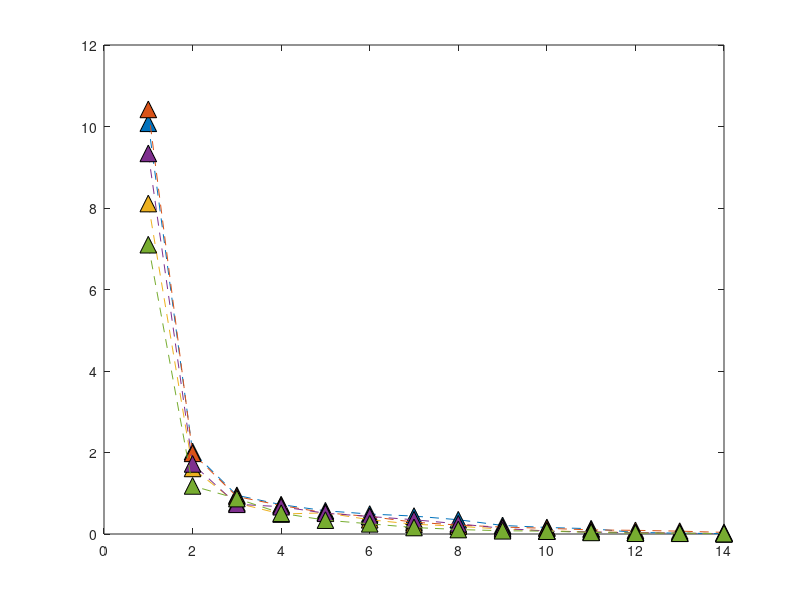

This figure's MATLAB source: (Note: this script raises an error after producing the figure.)
clear;
close all;
%AS3959 firebrand mass flux horizontal distribution Scrub FDI80 

Firebrand_flux_BAL12p5 = [10.08	2.02	0.95	0.72	0.57	0.49	0.44	0.35	0.21	0.16	0.13	0.04	0.02	0.01];
Firebrand_flux_BAL19 = [10.42	1.98	0.92	0.70	0.52	0.43	0.29	0.22	0.17	0.14	0.10	0.09	0.07	0.04];
Firebrand_flux_BAL29 = [8.11	1.61	0.76	0.49	0.52	0.35	0.24	0.19	0.12	0.08	0.05	0.04	0.02	0.01];
Firebrand_flux_BAL40 = [9.34	1.72	0.73	0.67	0.51	0.43	0.35	0.25	0.14	0.07	0.05	0.03	0.02	0.01];
Firebrand_flux_BALFZ = [7.10	1.18	0.87	0.51	0.34	0.25	0.16	0.11	0.08	0.07	0.04	0.02	0.02	0.01];

plot([Firebrand_flux_BAL12p5],'^--','MarkerSize',12,'MarkerEdgeColor','black','MarkerFaceColor',[0, 0.4470, 0.7410]);
hold on
plot([Firebrand_flux_BAL19],'^--','MarkerSize',12,'MarkerEdgeColor','black','MarkerFaceColor',[0.8500, 0.3250, 0.0980]);
plot([Firebrand_flux_BAL29],'^--','MarkerSize',12,'MarkerEdgeColor','black','MarkerFaceColor',[0.9290, 0.6940, 0.1250]);
plot([Firebrand_flux_BAL40],'^--','MarkerSize',12,'MarkerEdgeColor','black','MarkerFaceColor',[0.4940, 0.1840, 0.5560]);
plot([Firebrand_flux_BALFZ],'^--','MarkerSize',12,'MarkerEdgeColor','black','MarkerFaceColor',[0.4660, 0.6740, 0.1880]);
ax = gca;
ax.XTickLabels = {'x=132 m~138 m','x=138 m~144 m','x=144 m~150 m','x=150 m~ 156 m','x=156 m~162 m','x=162 m~168 m','x=168 m~174 m','x=174 m~180 m','x=180 m~186 m','x=186 m~192 m','x=192 m~198 m','x=198 m~204 m','x=204 m~210 m','x=210 m~216 m'};

grid on;


box on
xtickangle(45)
xlabel('Location of the horizontal plane','FontWeight','bold','FontSize',20,...
    'FontName','Calibri');
ylabel('Firebrand mass flux (kg.s^{-1})','FontWeight','bold','FontSize',20,...
    'FontName','Calibri');

set(gca,'fontsize',18);

legend('BAL 12.5','BAL 19','BAL 29','BAL 40','BAL FZ')